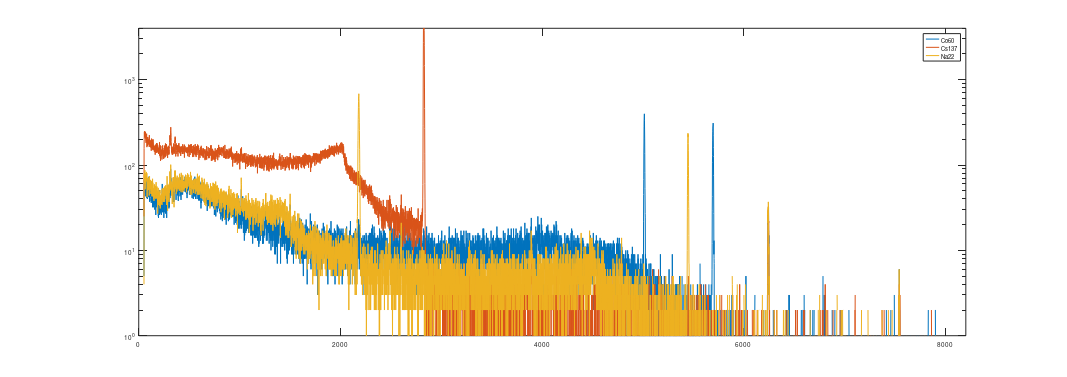

This figure's MATLAB source:
pkg load data-smoothing;

Co60_1 = csvread("Co60/Co60_1.csv");
Cs137_1 = csvread("Cs137/Cs137_1.csv");
Na22_1 = csvread("Na22/Na22_1.csv");
#####################
Co60_2 = csvread("Co60/Co60_2.csv");
Cs137_2 = csvread("Cs137/Cs137_2.csv");
Na22_2 = csvread("Na22/Na22_2.csv");
#####################
X=Co60_1(1:end,1);

#[Co60s1, lambda] = regdatasmooth(Co60_1(1:end,1), Co60_1(1:end,2));
#[Cs137s1, lambda] = regdatasmooth(Cs137_1(1:end,1), Cs137_1(1:end,2));
#[Na22s1, lambda] = regdatasmooth(Na22_1(1:end,1), Na22_1(1:end,2));
#[Co60s2, lambda] = regdatasmooth(Co60_2(1:end,1), Co60_2(1:end,2));
#[Cs137s2, lambda] = regdatasmooth(Cs137_2(1:end,1), Cs137_2(1:end,2));
#[Na22s2, lambda] = regdatasmooth(Na22_2(1:end,1), Na22_2(1:end,2));
#M = [X, Co60s1, Cs137s1, Na22s1, Co60s2, Cs137s2, Na22s2];
#csvwrite("output.csv", M);

M = csvread("output.csv");
#M = [X, Co60s1, Cs137s1, Na22s1, Co60s2, Cs137s2, Na22s2];


semilogy(X,Co60_1(1:end,2),
     X,Cs137_1(1:end,2),
     X,Na22_1(1:end,2)  
     );
axis("tight", "tic");
axis([0, 8200, 1, 4000]);
set(gcf, 'PaperSize', [23.2 8.2], 'PaperPosition', [0 0 23.2 8.2])
#set (gca (), "ytick", 0:200:2400, "xtick", 0:200:8200)
legend("Co60","Cs137","Na22");
print ("Plots/DataScyntySmoothLOG.pdf");
close();

#{
plot(Co60(1:end,1),M(1:end,2),
     Cs137(1:end,1),M(1:end,3),
     Na22(1:end,1),M(1:end,4));
axis("tight", "tic");
set(gcf, 'PaperSize', [23.2 8.2], 'PaperPosition', [0 0 23.2 8.2])
set (gca (), "ytick", 0:100:3500, "xtick", 0:200:8200)
legend("Co60","Cs137","Na22");
print ("Plots/Smooth.pdf");
close();

semilogy(Co60(210:6000,1),abs(M(210:6000,2)),
     Cs137(210:6000,1),abs(M(210:6000,3)),
     Na22(210:6000,1),abs(M(210:6000,4)));
axis("tight", "tic");
set(gcf, 'PaperSize', [23.2 8.2], 'PaperPosition', [0 0 23.2 8.2])
set (gca (), "xtick", 200:200:6000)
legend("Co60","Cs137","Na22");
print ("Plots/SmoothLOG.pdf");
close();
#}